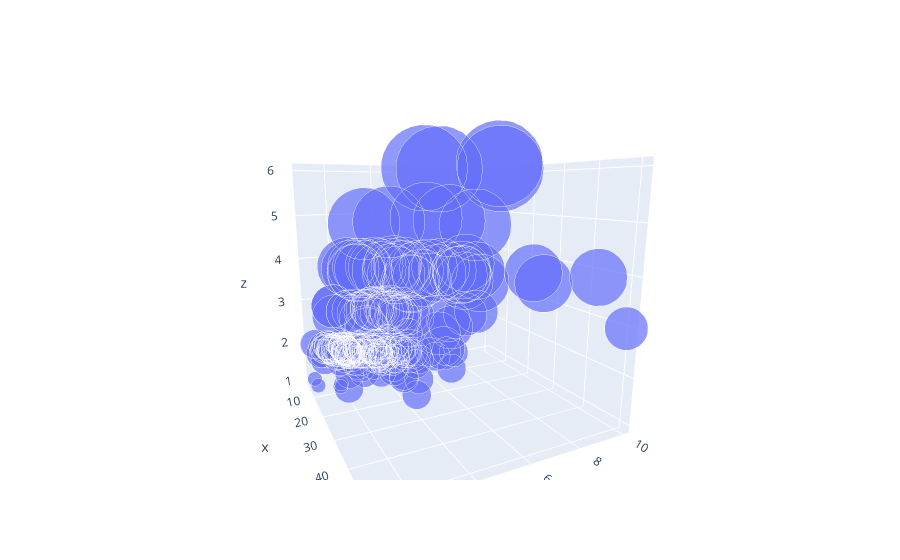

Here is the notebook cell this chart was saved with:
### Code cell
fig=go.Figure()
fig.add_trace(go.Scatter3d(x=tips.total_bill,y=tips.tip,mode='markers',marker_size=10*tips['size'], z= tips['size']))

### Figure 1 — Plotly figure (JSON) as saved in the notebook; plotly's stock layout.template omitted (floating-point values rounded to 4 significant figures; data arrays with more than 128 entries replaced by an {"elided": "..."} marker saying what was removed)
{"data": [{"marker": {"size": {"elided": "244 int values"}}, "mode": "markers", "type": "scatter3d", "x": {"elided": "244 float values"}, "y": {"elided": "244 float values"}, "z": {"elided": "244 int values"}}], "layout": {"autosize": true, "scene": {"aspectmode": "auto", "aspectratio": {"x": 1, "y": 1, "z": 1}, "camera": {"center": {"x": 0, "y": 0, "z": 0}, "eye": {"x": 1.602, "y": -0.8018, "z": 0.3951}, "projection": {"type": "perspective"}, "up": {"x": 0, "y": 0, "z": 1}}}}}
